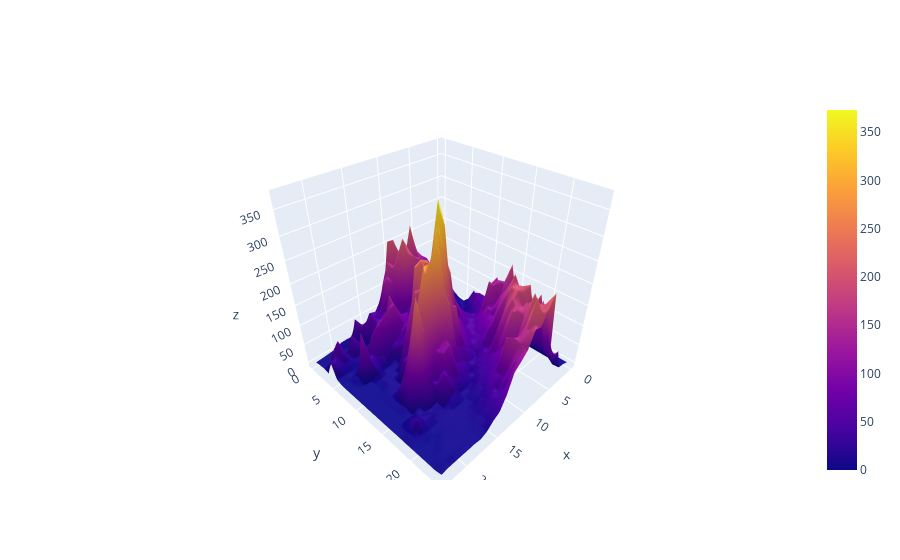

The notebook cell this image was saved under:
### Code cell
surface=go.Surface(z=height)
fig=go.Figure(surface)
fig.show()

### Figure 1 — Plotly figure (JSON) as saved in the notebook; plotly's stock layout.template omitted (floating-point values rounded to 4 significant figures; data arrays with more than 128 entries replaced by an {"elided": "..."} marker saying what was removed)
{"data": [{"type": "surface", "z": {"elided": "25x24 float values"}}], "layout": {}}
